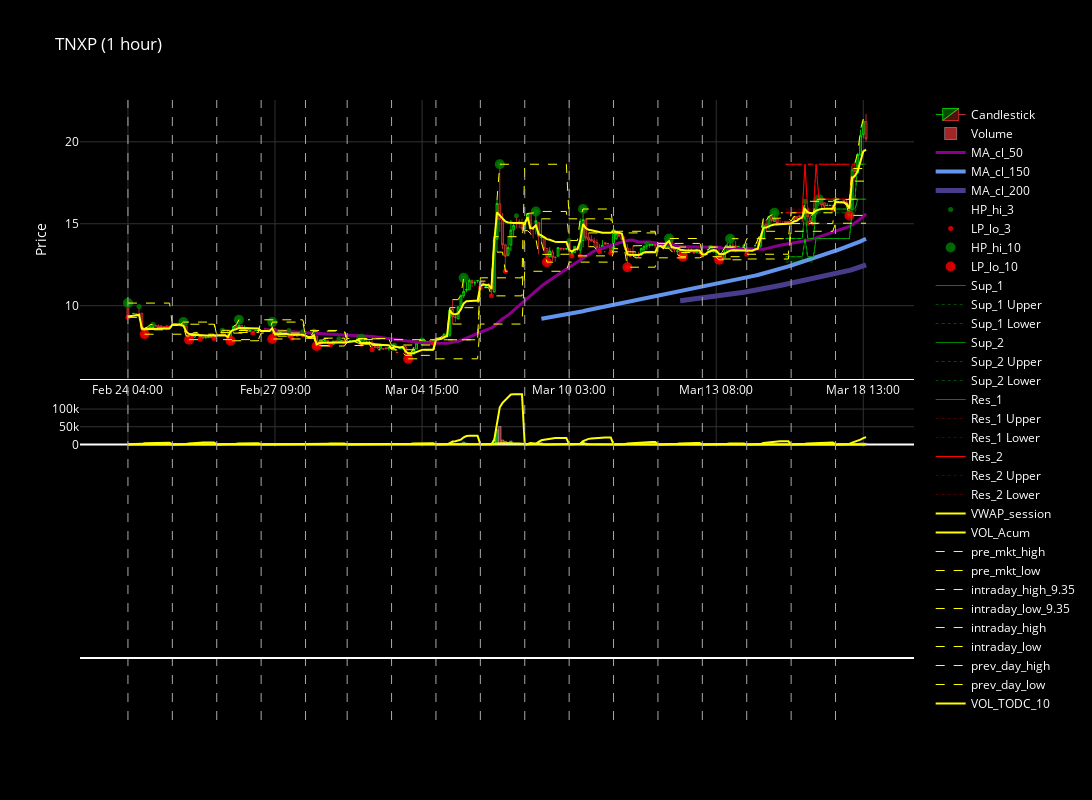

The code cell stored with this chart in its notebook:
### Code cell
bot.stocks['TNXP'].frames['1 hour'].plot()

### Figure 1 — Plotly figure (JSON) as saved in the notebook; plotly's stock layout.template omitted (floating-point values rounded to 4 significant figures; data arrays with more than 128 entries replaced by an {"elided": "..."} marker saying what was removed)
{"data": [{"close": {"elided": "267 float values"}, "decreasing": {"fillcolor": "rgba(255, 59, 59, 0.3)", "line": {"color": "rgba(255, 59, 59, 0.7)", "width": 1}}, "high": {"elided": "267 float values"}, "increasing": {"fillcolor": "rgba(0, 255, 0, 0.3)", "line": {"color": "rgba(0, 255, 0, 0.7)", "width": 1}}, "low": {"elided": "267 float values"}, "name": "Candlestick", "open": {"elided": "267 float values"}, "type": "candlestick", "x": {"elided": "267 str values"}, "xaxis": "x", "yaxis": "y"}, {"marker": {"color": {"elided": "267 str values"}}, "name": "Volume", "opacity": 0.8, "type": "bar", "x": {"elided": "267 str values"}, "xaxis": "x2", "y": {"elided": "267 int values"}, "yaxis": "y2"}, {"line": {"color": "darkmagenta", "dash": "solid", "width": 3}, "name": "MA_cl_50", "type": "scatter", "x": {"elided": "267 str values"}, "xaxis": "x", "y": {"elided": "267 float values"}, "yaxis": "y"}, {"line": {"color": "cornflowerblue", "dash": "solid", "width": 4}, "name": "MA_cl_150", "type": "scatter", "x": {"elided": "267 str values"}, "xaxis": "x", "y": {"elided": "267 float values"}, "yaxis": "y"}, {"line": {"color": "darkslateblue", "dash": "solid", "width": 5}, "name": "MA_cl_200", "type": "scatter", "x": {"elided": "267 str values"}, "xaxis": "x", "y": {"elided": "267 float values"}, "yaxis": "y"}, {"marker": {"color": "green", "opacity": 0.8, "size": 5}, "mode": "markers", "name": "HP_hi_3", "text": "", "type": "scatter", "x": {"elided": "267 str values"}, "xaxis": "x", "y": {"elided": "267 float values"}, "yaxis": "y"}, {"marker": {"color": "red", "opacity": 0.8, "size": 5}, "mode": "markers", "name": "LP_lo_3", "text": "", "type": "scatter", "x": {"elided": "267 str values"}, "xaxis": "x", "y": {"elided": "267 float values"}, "yaxis": "y"}, {"marker": {"color": "green", "opacity": 0.8, "size": 10}, "mode": "markers", "name": "HP_hi_10", "text": "", "type": "scatter", "x": {"elided": "267 str values"}, "xaxis": "x", "y": {"elided": "267 float values"}, "yaxis": "y"}, {"marker": {"color": "red", "opacity": 0.8, "size": 10}, "mode": "markers", "name": "LP_lo_10", "text": "", "type": "scatter", "x": {"elided": "267 str values"}, "xaxis": "x", "y": {"elided": "267 float values"}, "yaxis": "y"}, {"fill": "toself", "fillcolor": "rgba(0, 255, 0, 0.1)", "hoverinfo": "skip", "line": {"color": "rgba(0, 0, 0, 0)"}, "name": "Sup_1 Zone Segment", "showlegend": false, "type": "scatter", "x": ["2025-03-14T17:00:00", "2025-03-14T18:00:00", "2025-03-17T03:00:00", "2025-03-17T04:00:00", "2025-03-17T05:00:00", "2025-03-17T06:00:00", "2025-03-17T07:00:00", "2025-03-17T08:00:00", "2025-03-17T09:00:00", "2025-03-17T10:00:00", "2025-03-17T11:00:00", "2025-03-17T12:00:00", "2025-03-17T13:00:00", "2025-03-17T14:00:00", "2025-03-17T15:00:00", "2025-03-17T16:00:00", "2025-03-17T17:00:00", "2025-03-17T18:00:00", "2025-03-18T03:00:00", "2025-03-18T04:00:00", "2025-03-18T05:00:00", "2025-03-18T06:00:00", "2025-03-18T07:00:00", "2025-03-18T08:00:00", "2025-03-18T09:00:00", "2025-03-18T10:00:00", "2025-03-18T11:00:00", "2025-03-18T12:00:00", "2025-03-18T13:00:00", "2025-03-18T14:00:00", "2025-03-18T14:00:00", "2025-03-18T13:00:00", "2025-03-18T12:00:00", "2025-03-18T11:00:00", "2025-03-18T10:00:00", "2025-03-18T09:00:00", "2025-03-18T08:00:00", "2025-03-18T07:00:00", "2025-03-18T06:00:00", "2025-03-18T05:00:00", "2025-03-18T04:00:00", "2025-03-18T03:00:00", "2025-03-17T18:00:00", "2025-03-17T17:00:00", "2025-03-17T16:00:00", "2025-03-17T15:00:00", "2025-03-17T14:00:00", "2025-03-17T13:00:00", "2025-03-17T12:00:00", "2025-03-17T11:00:00", "2025-03-17T10:00:00", "2025-03-17T09:00:00", "2025-03-17T08:00:00", "2025-03-17T07:00:00", "2025-03-17T06:00:00", "2025-03-17T05:00:00", "2025-03-17T04:00:00", "2025-03-17T03:00:00", "2025-03-14T18:00:00", "2025-03-14T17:00:00"], "xaxis": "x", "y": [14.1, 14.1, 14.1, 14.1, 14.1, 14.1, 14.1, 15.9, 14.1, 14.1, 14.1, 15.9, 15.9, 15.9, 15.9, 15.9, 15.9, 15.9, 15.9, 15.9, 15.9, 15.9, 15.9, 15.75, 16.5, 16.5, 18.63, 18.63, 18.63, 18.63, 18.63, 18.63, 18.63, 18.63, 16.5, 16.5, 15.51, 15.67, 15.67, 15.67, 15.67, 15.67, 15.67, 15.67, 15.67, 15.67, 15.67, 15.67, 15.67, 14.09, 14.09, 14.09, 15.67, 14.09, 14.09, 14.09, 14.09, 14.09, 14.09, 14.09], "yaxis": "y"}, {"line": {"color": "green", "dash": "solid", "width": 1}, "name": "Sup_1", "type": "scatter", "x": {"elided": "267 str values"}, "xaxis": "x", "y": {"elided": "267 float values"}, "yaxis": "y"}, {"line": {"color": "rgba(0, 255, 0, 0.3)", "dash": "dot", "width": 1}, "name": "Sup_1 Upper", "type": "scatter", "x": {"elided": "267 str values"}, "xaxis": "x", "y": {"elided": "267 float values"}, "yaxis": "y"}, {"line": {"color": "rgba(0, 255, 0, 0.3)", "dash": "dot", "width": 1}, "name": "Sup_1 Lower", "type": "scatter", "x": {"elided": "267 str values"}, "xaxis": "x", "y": {"elided": "267 float values"}, "yaxis": "y"}, {"fill": "toself", "fillcolor": "rgba(0, 255, 0, 0.1)", "hoverinfo": "skip", "line": {"color": "rgba(0, 0, 0, 0)"}, "name": "Sup_2 Zone Segment", "showlegend": false, "type": "scatter", "x": ["2025-03-14T17:00:00", "2025-03-14T18:00:00", "2025-03-17T03:00:00", "2025-03-17T04:00:00", "2025-03-17T05:00:00", "2025-03-17T06:00:00", "2025-03-17T07:00:00", "2025-03-17T08:00:00", "2025-03-17T09:00:00", "2025-03-17T10:00:00", "2025-03-17T11:00:00", "2025-03-17T12:00:00", "2025-03-17T13:00:00", "2025-03-17T14:00:00", "2025-03-17T15:00:00", "2025-03-17T16:00:00", "2025-03-17T17:00:00", "2025-03-17T18:00:00", "2025-03-18T03:00:00", "2025-03-18T04:00:00", "2025-03-18T05:00:00", "2025-03-18T06:00:00", "2025-03-18T07:00:00", "2025-03-18T08:00:00", "2025-03-18T09:00:00", "2025-03-18T10:00:00", "2025-03-18T11:00:00", "2025-03-18T12:00:00", "2025-03-18T13:00:00", "2025-03-18T14:00:00", "2025-03-18T14:00:00", "2025-03-18T13:00:00", "2025-03-18T12:00:00", "2025-03-18T11:00:00", "2025-03-18T10:00:00", "2025-03-18T09:00:00", "2025-03-18T08:00:00", "2025-03-18T07:00:00", "2025-03-18T06:00:00", "2025-03-18T05:00:00", "2025-03-18T04:00:00", "2025-03-18T03:00:00", "2025-03-17T18:00:00", "2025-03-17T17:00:00", "2025-03-17T16:00:00", "2025-03-17T15:00:00", "2025-03-17T14:00:00", "2025-03-17T13:00:00", "2025-03-17T12:00:00", "2025-03-17T11:00:00", "2025-03-17T10:00:00", "2025-03-17T09:00:00", "2025-03-17T08:00:00", "2025-03-17T07:00:00", "2025-03-17T06:00:00", "2025-03-17T05:00:00", "2025-03-17T04:00:00", "2025-03-17T03:00:00", "2025-03-14T18:00:00", "2025-03-14T17:00:00"], "xaxis": "x", "y": [12.99, 12.99, 12.99, 12.99, 12.99, 12.99, 12.99, 14.1, 12.99, 12.99, 12.99, 14.1, 14.1, 14.1, 14.1, 14.1, 14.1, 14.1, 14.1, 14.1, 14.1, 14.1, 14.1, 14.1, 15.9, 15.9, 16.5, 16.5, 16.5, 16.5, 16.5, 16.5, 16.5, 16.5, 15.51, 15.51, 14.09, 14.09, 14.09, 14.09, 14.09, 14.09, 14.09, 14.09, 14.09, 14.09, 14.09, 14.09, 14.09, 12.66, 12.66, 12.66, 14.09, 12.66, 12.66, 12.66, 12.66, 12.66, 12.66, 12.66], "yaxis": "y"}, {"line": {"color": "green", "dash": "solid", "width": 1}, "name": "Sup_2", "type": "scatter", "x": {"elided": "267 str values"}, "xaxis": "x", "y": {"elided": "267 float values"}, "yaxis": "y"}, {"line": {"color": "rgba(0, 255, 0, 0.3)", "dash": "dot", "width": 1}, "name": "Sup_2 Upper", "type": "scatter", "x": {"elided": "267 str values"}, "xaxis": "x", "y": {"elided": "267 float values"}, "yaxis": "y"}, {"line": {"color": "rgba(0, 255, 0, 0.3)", "dash": "dot", "width": 1}, "name": "Sup_2 Lower", "type": "scatter", "x": {"elided": "267 str values"}, "xaxis": "x", "y": {"elided": "267 float values"}, "yaxis": "y"}, {"fill": "toself", "fillcolor": "rgba(255, 0, 0, 0.1)", "hoverinfo": "skip", "line": {"color": "rgba(0, 0, 0, 0)"}, "name": "Res_1 Zone Segment", "showlegend": false, "type": "scatter", "x": ["2025-03-14T17:00:00", "2025-03-14T18:00:00", "2025-03-17T03:00:00", "2025-03-17T04:00:00", "2025-03-17T05:00:00", "2025-03-17T06:00:00", "2025-03-17T07:00:00", "2025-03-17T08:00:00", "2025-03-17T09:00:00", "2025-03-17T10:00:00", "2025-03-17T11:00:00", "2025-03-17T12:00:00", "2025-03-17T13:00:00", "2025-03-17T14:00:00", "2025-03-17T15:00:00", "2025-03-17T16:00:00", "2025-03-17T17:00:00", "2025-03-17T18:00:00", "2025-03-18T03:00:00", "2025-03-18T04:00:00", "2025-03-18T05:00:00", "2025-03-18T06:00:00", "2025-03-18T07:00:00", "2025-03-18T08:00:00", "2025-03-18T09:00:00", "2025-03-18T10:00:00", "2025-03-18T10:00:00", "2025-03-18T09:00:00", "2025-03-18T08:00:00", "2025-03-18T07:00:00", "2025-03-18T06:00:00", "2025-03-18T05:00:00", "2025-03-18T04:00:00", "2025-03-18T03:00:00", "2025-03-17T18:00:00", "2025-03-17T17:00:00", "2025-03-17T16:00:00", "2025-03-17T15:00:00", "2025-03-17T14:00:00", "2025-03-17T13:00:00", "2025-03-17T12:00:00", "2025-03-17T11:00:00", "2025-03-17T10:00:00", "2025-03-17T09:00:00", "2025-03-17T08:00:00", "2025-03-17T07:00:00", "2025-03-17T06:00:00", "2025-03-17T05:00:00", "2025-03-17T04:00:00", "2025-03-17T03:00:00", "2025-03-14T18:00:00", "2025-03-14T17:00:00"], "xaxis": "x", "y": [15.9, 15.9, 15.9, 15.9, 15.9, 15.9, 15.9, 18.63, 15.9, 15.9, 15.9, 18.63, 16.5, 16.5, 16.5, 16.5, 16.5, 16.5, 16.5, 16.5, 16.5, 16.5, 16.5, 16.5, 18.63, 18.63, 18.63, 18.63, 16.5, 16.5, 16.5, 16.5, 16.5, 16.5, 16.5, 16.5, 16.5, 16.5, 16.5, 16.5, 18.63, 15.67, 15.67, 15.67, 18.63, 15.67, 15.67, 15.67, 15.67, 15.67, 15.67, 15.67], "yaxis": "y"}, {"line": {"color": "red", "dash": "solid", "width": 1}, "name": "Res_1", "type": "scatter", "x": {"elided": "267 str values"}, "xaxis": "x", "y": {"elided": "267 float values"}, "yaxis": "y"}, {"line": {"color": "rgba(255, 0, 0, 0.3)", "dash": "dot", "width": 1}, "name": "Res_1 Upper", "type": "scatter", "x": {"elided": "267 str values"}, "xaxis": "x", "y": {"elided": "267 float values"}, "yaxis": "y"}, {"line": {"color": "rgba(255, 0, 0, 0.3)", "dash": "dot", "width": 1}, "name": "Res_1 Lower", "type": "scatter", "x": {"elided": "267 str values"}, "xaxis": "x", "y": {"elided": "267 float values"}, "yaxis": "y"}, {"fill": "toself", "fillcolor": "rgba(255, 0, 0, 0.1)", "hoverinfo": "skip", "line": {"color": "rgba(0, 0, 0, 0)"}, "name": "Res_2 Zone Segment", "showlegend": false, "type": "scatter", "x": ["2025-03-14T17:00:00", "2025-03-14T18:00:00", "2025-03-17T03:00:00", "2025-03-17T04:00:00", "2025-03-17T05:00:00", "2025-03-17T06:00:00", "2025-03-17T07:00:00", "2025-03-17T07:00:00", "2025-03-17T06:00:00", "2025-03-17T05:00:00", "2025-03-17T04:00:00", "2025-03-17T03:00:00", "2025-03-14T18:00:00", "2025-03-14T17:00:00"], "xaxis": "x", "y": [18.63, 18.63, 18.63, 18.63, 18.63, 18.63, 18.63, 18.63, 18.63, 18.63, 18.63, 18.63, 18.63, 18.63], "yaxis": "y"}, {"fill": "toself", "fillcolor": "rgba(255, 0, 0, 0.1)", "hoverinfo": "skip", "line": {"color": "rgba(0, 0, 0, 0)"}, "name": "Res_2 Zone Segment", "showlegend": false, "type": "scatter", "x": ["2025-03-17T09:00:00", "2025-03-17T10:00:00", "2025-03-17T11:00:00", "2025-03-17T11:00:00", "2025-03-17T10:00:00", "2025-03-17T09:00:00"], "xaxis": "x", "y": [18.63, 18.63, 18.63, 18.63, 18.63, 18.63], "yaxis": "y"}, {"fill": "toself", "fillcolor": "rgba(255, 0, 0, 0.1)", "hoverinfo": "skip", "line": {"color": "rgba(0, 0, 0, 0)"}, "name": "Res_2 Zone Segment", "showlegend": false, "type": "scatter", "x": ["2025-03-17T13:00:00", "2025-03-17T14:00:00", "2025-03-17T15:00:00", "2025-03-17T16:00:00", "2025-03-17T17:00:00", "2025-03-17T18:00:00", "2025-03-18T03:00:00", "2025-03-18T04:00:00", "2025-03-18T05:00:00", "2025-03-18T06:00:00", "2025-03-18T07:00:00", "2025-03-18T08:00:00", "2025-03-18T08:00:00", "2025-03-18T07:00:00", "2025-03-18T06:00:00", "2025-03-18T05:00:00", "2025-03-18T04:00:00", "2025-03-18T03:00:00", "2025-03-17T18:00:00", "2025-03-17T17:00:00", "2025-03-17T16:00:00", "2025-03-17T15:00:00", "2025-03-17T14:00:00", "2025-03-17T13:00:00"], "xaxis": "x", "y": [18.63, 18.63, 18.63, 18.63, 18.63, 18.63, 18.63, 18.63, 18.63, 18.63, 18.63, 18.63, 18.63, 18.63, 18.63, 18.63, 18.63, 18.63, 18.63, 18.63, 18.63, 18.63, 18.63, 18.63], "yaxis": "y"}, {"line": {"color": "red", "dash": "solid", "width": 1}, "name": "Res_2", "type": "scatter", "x": {"elided": "267 str values"}, "xaxis": "x", "y": {"elided": "267 float values"}, "yaxis": "y"}, {"line": {"color": "rgba(255, 0, 0, 0.3)", "dash": "dot", "width": 1}, "name": "Res_2 Upper", "type": "scatter", "x": {"elided": "267 str values"}, "xaxis": "x", "y": {"elided": "267 float values"}, "yaxis": "y"}, {"line": {"color": "rgba(255, 0, 0, 0.3)", "dash": "dot", "width": 1}, "name": "Res_2 Lower", "type": "scatter", "x": {"elided": "267 str values"}, "xaxis": "x", "y": {"elided": "267 float values"}, "yaxis": "y"}, {"line": {"color": "yellow", "dash": "solid", "width": 2}, "name": "VWAP_session", "type": "scatter", "x": {"elided": "267 str values"}, "xaxis": "x", "y": {"elided": "267 float values"}, "yaxis": "y"}, {"line": {"color": "yellow", "dash": "solid", "width": 2}, "name": "VOL_Acum", "type": "scatter", "x": {"elided": "267 str values"}, "xaxis": "x2", "y": {"elided": "267 int values"}, "yaxis": "y2"}, {"line": {"color": "yellow", "dash": "dash", "width": 1}, "name": "pre_mkt_high", "type": "scatter", "x": {"elided": "267 str values"}, "xaxis": "x", "y": {"elided": "267 float values"}, "yaxis": "y"}, {"line": {"color": "yellow", "dash": "dash", "width": 1}, "name": "pre_mkt_low", "type": "scatter", "x": {"elided": "267 str values"}, "xaxis": "x", "y": {"elided": "267 float values"}, "yaxis": "y"}, {"line": {"color": "yellow", "dash": "dash", "width": 1}, "name": "intraday_high_9.35", "type": "scatter", "x": {"elided": "267 str values"}, "xaxis": "x", "y": {"elided": "267 null values"}, "yaxis": "y"}, {"line": {"color": "yellow", "dash": "dash", "width": 1}, "name": "intraday_low_9.35", "type": "scatter", "x": {"elided": "267 str values"}, "xaxis": "x", "y": {"elided": "267 null values"}, "yaxis": "y"}, {"line": {"color": "yellow", "dash": "dash", "width": 1}, "name": "intraday_high", "type": "scatter", "x": {"elided": "267 str values"}, "xaxis": "x", "y": {"elided": "267 float values"}, "yaxis": "y"}, {"line": {"color": "yellow", "dash": "dash", "width": 1}, "name": "intraday_low", "type": "scatter", "x": {"elided": "267 str values"}, "xaxis": "x", "y": {"elided": "267 float values"}, "yaxis": "y"}, {"line": {"color": "yellow", "dash": "dash", "width": 1}, "name": "prev_day_high", "type": "scatter", "x": {"elided": "267 str values"}, "xaxis": "x", "y": {"elided": "267 float values"}, "yaxis": "y"}, {"line": {"color": "yellow", "dash": "dash", "width": 1}, "name": "prev_day_low", "type": "scatter", "x": {"elided": "267 str values"}, "xaxis": "x", "y": {"elided": "267 float values"}, "yaxis": "y"}, {"line": {"color": "yellow", "dash": "solid", "width": 2}, "name": "VOL_TODC_10", "type": "scatter", "x": {"elided": "267 str values"}, "xaxis": "x2", "y": {"elided": "267 float values"}, "yaxis": "y2"}], "layout": {"bargap": 0.1, "boxgroupgap": 0, "font": {"color": "white"}, "height": 800, "paper_bgcolor": "rgb(0,0,0)", "plot_bgcolor": "rgb(0,0,0)", "shapes": [{"line": {"color": "white", "width": 2}, "type": "line", "x0": 0, "x1": 1, "xref": "paper", "y0": 0.1, "y1": 0.1, "yref": "paper"}, {"line": {"color": "DarkGrey", "dash": "dash", "width": 1}, "type": "line", "x0": "2025-02-24T04:00:00", "x1": "2025-02-24T04:00:00", "xref": "x", "y0": 0, "y1": 1, "yref": "paper"}, {"line": {"color": "DarkGrey", "dash": "dash", "width": 1}, "type": "line", "x0": "2025-02-25T04:00:00", "x1": "2025-02-25T04:00:00", "xref": "x", "y0": 0, "y1": 1, "yref": "paper"}, {"line": {"color": "DarkGrey", "dash": "dash", "width": 1}, "type": "line", "x0": "2025-02-26T04:00:00", "x1": "2025-02-26T04:00:00", "xref": "x", "y0": 0, "y1": 1, "yref": "paper"}, {"line": {"color": "DarkGrey", "dash": "dash", "width": 1}, "type": "line", "x0": "2025-02-27T04:00:00", "x1": "2025-02-27T04:00:00", "xref": "x", "y0": 0, "y1": 1, "yref": "paper"}, {"line": {"color": "DarkGrey", "dash": "dash", "width": 1}, "type": "line", "x0": "2025-02-28T05:00:00", "x1": "2025-02-28T05:00:00", "xref": "x", "y0": 0, "y1": 1, "yref": "paper"}, {"line": {"color": "DarkGrey", "dash": "dash", "width": 1}, "type": "line", "x0": "2025-03-03T04:00:00", "x1": "2025-03-03T04:00:00", "xref": "x", "y0": 0, "y1": 1, "yref": "paper"}, {"line": {"color": "DarkGrey", "dash": "dash", "width": 1}, "type": "line", "x0": "2025-03-04T04:00:00", "x1": "2025-03-04T04:00:00", "xref": "x", "y0": 0, "y1": 1, "yref": "paper"}, {"line": {"color": "DarkGrey", "dash": "dash", "width": 1}, "type": "line", "x0": "2025-03-05T04:00:00", "x1": "2025-03-05T04:00:00", "xref": "x", "y0": 0, "y1": 1, "yref": "paper"}, {"line": {"color": "DarkGrey", "dash": "dash", "width": 1}, "type": "line", "x0": "2025-03-06T04:00:00", "x1": "2025-03-06T04:00:00", "xref": "x", "y0": 0, "y1": 1, "yref": "paper"}, {"line": {"color": "DarkGrey", "dash": "dash", "width": 1}, "type": "line", "x0": "2025-03-07T04:00:00", "x1": "2025-03-07T04:00:00", "xref": "x", "y0": 0, "y1": 1, "yref": "paper"}, {"line": {"color": "DarkGrey", "dash": "dash", "width": 1}, "type": "line", "x0": "2025-03-10T03:00:00", "x1": "2025-03-10T03:00:00", "xref": "x", "y0": 0, "y1": 1, "yref": "paper"}, {"line": {"color": "DarkGrey", "dash": "dash", "width": 1}, "type": "line", "x0": "2025-03-11T03:00:00", "x1": "2025-03-11T03:00:00", "xref": "x", "y0": 0, "y1": 1, "yref": "paper"}, {"line": {"color": "DarkGrey", "dash": "dash", "width": 1}, "type": "line", "x0": "2025-03-12T03:00:00", "x1": "2025-03-12T03:00:00", "xref": "x", "y0": 0, "y1": 1, "yref": "paper"}, {"line": {"color": "DarkGrey", "dash": "dash", "width": 1}, "type": "line", "x0": "2025-03-13T03:00:00", "x1": "2025-03-13T03:00:00", "xref": "x", "y0": 0, "y1": 1, "yref": "paper"}, {"line": {"color": "DarkGrey", "dash": "dash", "width": 1}, "type": "line", "x0": "2025-03-14T03:00:00", "x1": "2025-03-14T03:00:00", "xref": "x", "y0": 0, "y1": 1, "yref": "paper"}, {"line": {"color": "DarkGrey", "dash": "dash", "width": 1}, "type": "line", "x0": "2025-03-17T03:00:00", "x1": "2025-03-17T03:00:00", "xref": "x", "y0": 0, "y1": 1, "yref": "paper"}, {"line": {"color": "DarkGrey", "dash": "dash", "width": 1}, "type": "line", "x0": "2025-03-18T03:00:00", "x1": "2025-03-18T03:00:00", "xref": "x", "y0": 0, "y1": 1, "yref": "paper"}, {"line": {"color": "white", "width": 2}, "type": "line", "x0": 0, "x1": 1, "xref": "paper", "y0": 0.1, "y1": 0.1, "yref": "paper"}], "title": {"text": "TNXP (1 hour)"}, "width": 1400, "xaxis": {"anchor": "y", "domain": [0, 1], "gridcolor": "rgb(50, 50, 50)", "gridwidth": 1, "matches": "x6", "nticks": 10, "rangeselector": {"activecolor": "rgb(83, 100, 105)", "bgcolor": "rgb(60, 60, 60)", "buttons": [{"count": 1, "label": "1d", "step": "day", "stepmode": "backward"}, {"count": 7, "label": "1w", "step": "day", "stepmode": "backward"}, {"count": 1, "label": "1m", "step": "month", "stepmode": "backward"}, {"count": 3, "label": "3m", "step": "month", "stepmode": "backward"}, {"step": "all"}], "font": {"color": "rgb(179, 179, 179)"}}, "rangeslider": {"visible": false}, "showgrid": true, "showline": true, "showticklabels": true, "tickangle": 0, "tickmode": "array", "ticktext": ["Feb 24 04:00", "Feb 27 09:00", "Mar 04 15:00", "Mar 10 03:00", "Mar 13 08:00", "Mar 18 13:00"], "tickvals": [0, 53, 106, 159, 212, 265], "type": "category"}, "xaxis2": {"anchor": "y2", "domain": [0, 1], "gridcolor": "rgb(50, 50, 50)", "gridwidth": 1, "matches": "x6", "showgrid": true, "showticklabels": false, "tickangle": 0, "tickmode": "array", "ticktext": ["Feb 24 04:00", "Feb 27 09:00", "Mar 04 15:00", "Mar 10 03:00", "Mar 13 08:00", "Mar 18 13:00"], "tickvals": [0, 53, 106, 159, 212, 265], "type": "category"}, "xaxis3": {"anchor": "y3", "domain": [0, 1], "gridcolor": "rgb(50, 50, 50)", "gridwidth": 1, "matches": "x6", "showgrid": true, "showticklabels": false, "tickangle": 0, "tickmode": "array", "ticktext": ["Feb 24 04:00", "Feb 27 09:00", "Mar 04 15:00", "Mar 10 03:00", "Mar 13 08:00", "Mar 18 13:00"], "tickvals": [0, 53, 106, 159, 212, 265], "type": "category"}, "xaxis4": {"anchor": "y4", "domain": [0, 1], "gridcolor": "rgb(50, 50, 50)", "gridwidth": 1, "matches": "x6", "showgrid": true, "showticklabels": false, "tickangle": 0, "tickmode": "array", "ticktext": ["Feb 24 04:00", "Feb 27 09:00", "Mar 04 15:00", "Mar 10 03:00", "Mar 13 08:00", "Mar 18 13:00"], "tickvals": [0, 53, 106, 159, 212, 265], "type": "category"}, "xaxis5": {"anchor": "y5", "domain": [0, 1], "gridcolor": "rgb(50, 50, 50)", "gridwidth": 1, "matches": "x6", "showgrid": true, "showticklabels": false, "tickangle": 0, "tickmode": "array", "ticktext": ["Feb 24 04:00", "Feb 27 09:00", "Mar 04 15:00", "Mar 10 03:00", "Mar 13 08:00", "Mar 18 13:00"], "tickvals": [0, 53, 106, 159, 212, 265], "type": "category"}, "xaxis6": {"anchor": "y6", "domain": [0, 1], "gridcolor": "rgb(50, 50, 50)", "gridwidth": 1, "showgrid": true, "tickangle": 0, "tickmode": "array", "ticktext": ["Feb 24 04:00", "Feb 27 09:00", "Mar 04 15:00", "Mar 10 03:00", "Mar 13 08:00", "Mar 18 13:00"], "tickvals": [0, 53, 106, 159, 212, 265], "type": "category"}, "yaxis": {"anchor": "x", "domain": [0.55, 1], "gridcolor": "rgb(50, 50, 50)", "gridwidth": 1, "showgrid": true, "title": {"text": "Price"}}, "yaxis2": {"anchor": "x2", "domain": [0.44, 0.53], "gridcolor": "rgb(50, 50, 50)", "gridwidth": 1, "showgrid": true}, "yaxis3": {"anchor": "x3", "domain": [0.33, 0.42], "gridcolor": "rgb(50, 50, 50)", "gridwidth": 1, "showgrid": true}, "yaxis4": {"anchor": "x4", "domain": [0.22, 0.31], "gridcolor": "rgb(50, 50, 50)", "gridwidth": 1, "showgrid": true}, "yaxis5": {"anchor": "x5", "domain": [0.11, 0.2], "gridcolor": "rgb(50, 50, 50)", "gridwidth": 1, "showgrid": true}, "yaxis6": {"anchor": "x6", "domain": [0, 0.09], "gridcolor": "rgb(50, 50, 50)", "gridwidth": 1, "showgrid": true}}}
